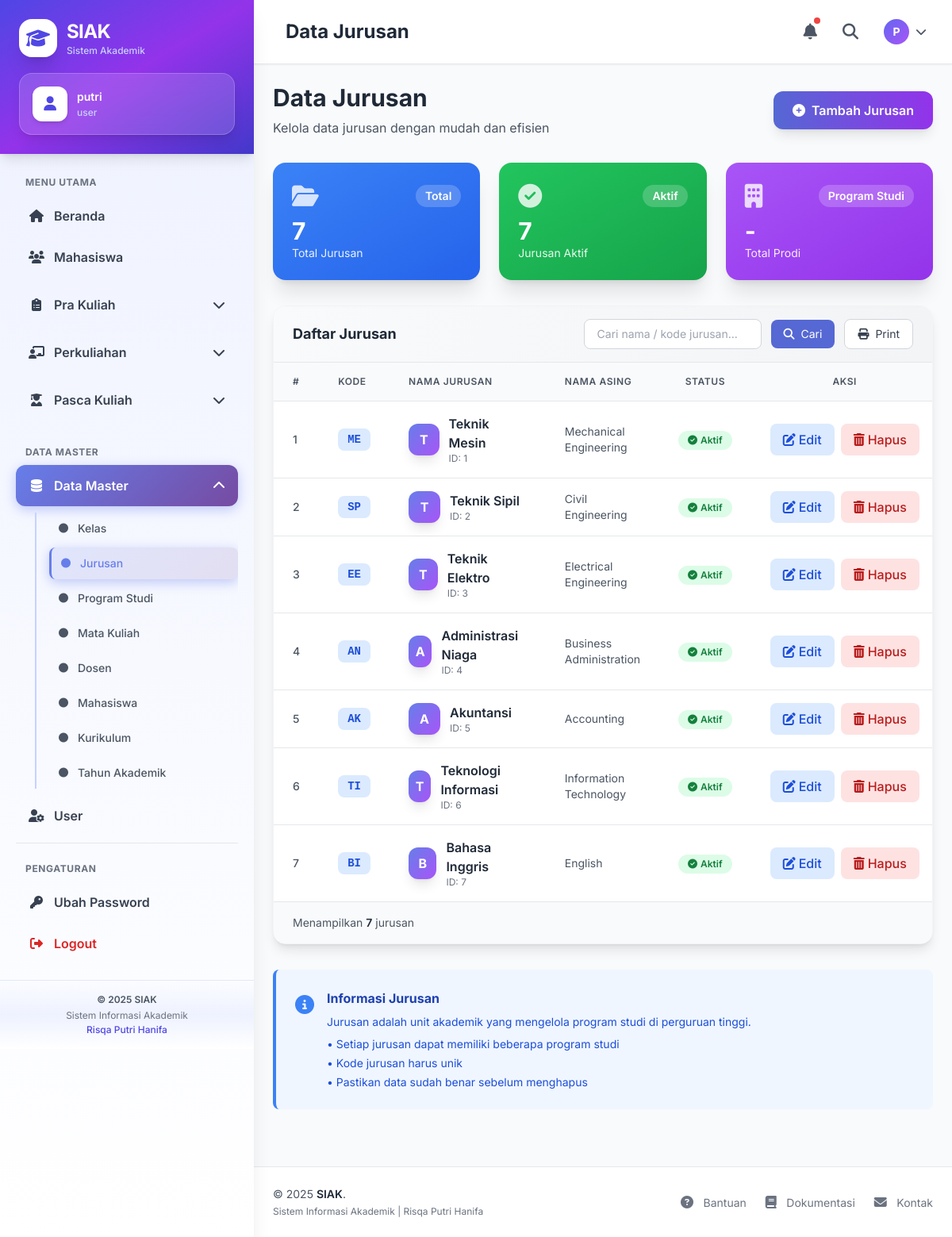
Screenshot of /index.php?page=jurusan (signed in) with the database file from the repository.
### tables this page shows
CREATE TABLE `jurusan` (
  `jurId` smallint(6) NOT NULL,
  `jurKode` varchar(20) DEFAULT NULL,
  `jurNama` varchar(100) NOT NULL DEFAULT '',
  `jurNamaAsing` varchar(100) DEFAULT NULL,
  `jurIsAktif` tinyint(4) DEFAULT 1
);

### models/Jurusan.php (called while the page is built, shortened)
<?php
class Jurusan {
    private $db;
    function __construct($koneksi){
        $this->db = $koneksi;
    }
    function all(){
        return $this->db->query("SELECT * FROM jurusan ORDER BY jurId ASC");
    }
}
?>

### views/jurusan/index.php (the view, shortened to what this page needs)
<?php include "views/layout/header.php"; ?>
<?php include "views/layout/sidebar.php"; ?>
<div class="flex flex-col md:flex-row md:items-center md:justify-between mb-8">
    <div>
        <h1 class="text-3xl font-bold text-gray-800 mb-2">
            Data Jurusan
        </h1>
        <p class="text-gray-600">Kelola data jurusan dengan mudah dan efisien</p>
    </div>
    <a href="index.php?page=jurusan&aksi=tambah" class="mt-4 md:mt-0 inline-flex items-center px-6 py-3 bg-gradient-to-r from-primary-600 to-secondary-600 text-white font-semibold rounded-xl shadow-lg hover:shadow-xl transform hover:-translate-y-1 transition duration-200">
        <i class="fas fa-plus-circle mr-2"></i>
        Tambah Jurusan
    </a>
</div>
<div class="grid grid-cols-1 md:grid-cols-3 gap-6 mb-8">
    <div class="bg-gradient-to-br from-blue-500 to-blue-600 rounded-2xl p-6 text-white shadow-xl">
        <div class="flex items-center justify-between mb-2">
            <i class="fas fa-folder-open text-3xl opacity-80"></i>
            <span class="bg-white/20 px-3 py-1 rounded-full text-sm font-semibold">Total</span>
        </div>
        <p class="text-3xl font-bold"><?= $rows->num_rows ?></p>
        <p class="text-sm opacity-90">Total Jurusan</p>
    </div>
    <div class="bg-gradient-to-br from-green-500 to-green-600 rounded-2xl p-6 text-white shadow-xl">
        <div class="flex items-center justify-between mb-2">
            <i class="fas fa-check-circle text-3xl opacity-80"></i>
            <span class="bg-white/20 px-3 py-1 rounded-full text-sm font-semibold">Aktif</span>
        </div>
        <p class="text-3xl font-bold">
            <?php
            $aktif = 0;
            while($r = $rows->fetch_assoc()) {
                if($r['jurIsAktif']) $aktif++;
            }
            echo $aktif;
            $rows->data_seek(0);
            ?>
        </p>
        <p class="text-sm opacity-90">Jurusan Aktif</p>
    </div>
    <div class="bg-gradient-to-br from-purple-500 to-purple-600 rounded-2xl p-6 text-white shadow-xl">
        <div class="flex items-center justify-between mb-2">
            <i class="fas fa-building text-3xl opacity-80"></i>
            <span class="bg-white/20 px-3 py-1 rounded-full text-sm font-semibold">Program Studi</span>
        </div>
        <p class="text-3xl font-bold">-</p>
        <p class="text-sm opacity-90">Total Prodi</p>
    </div>
</div>
<div class="bg-white rounded-2xl shadow-lg overflow-hidden border border-gray-100">
    <div class="bg-gradient-to-r from-gray-50 to-gray-100 px-6 py-4 border-b border-gray-200">
        <div class="flex items-center justify-between">
            <h3 class="text-lg font-bold text-gray-800">Daftar Jurusan</h3>
            <div class="flex items-center space-x-2">
                <form method="GET" class="flex items-center space-x-3">
                    <input type="text" name="q" value="<?= $_GET['q'] ?? '' ?>"
                        placeholder="Cari nama / kode jurusan..."
                        class="px-4 py-2 border border-gray-300 rounded-lg focus:ring-primary-500
                            focus:border-primary-500 w-56 text-sm">
                    <button type="submit"
                        class="px-4 py-2 bg-primary-600 text-white rounded-lg hover:bg-primary-700 text-sm">
                        <i class="fas fa-search mr-1"></i> Cari
                    </button>
                <button class="px-4 py-2 bg-white border border-gray-300 rounded-lg text-gray-700 hover:bg-gray-50 transition text-sm">
                    <i class="fas fa-print mr-2"></i>Print
                </button>
            </div>
        </div>
    </div>
    <div class="overflow-x-auto">
        <table class="w-full">
            <thead class="bg-gray-50 border-b border-gray-200">
                <tr>
                    <th class="px-6 py-4 text-left text-xs font-semibold text-gray-600 uppercase tracking-wider w-16">#</th>
                    <th class="px-6 py-4 text-left text-xs font-semibold text-gray-600 uppercase tracking-wider">Kode</th>
                    <th class="px-6 py-4 text-left text-xs font-semibold text-gray-600 uppercase tracking-wider">Nama Jurusan</th>
                    <th class="px-6 py-4 text-left text-xs font-semibold text-gray-600 uppercase tracking-wider">Nama Asing</th>
                    <th class="px-6 py-4 text-center text-xs font-semibold text-gray-600 uppercase tracking-wider">Status</th>
                    <th class="px-6 py-4 text-center text-xs font-semibold text-gray-600 uppercase tracking-wider w-48">Aksi</th>
                </tr>
            </thead>
            <tbody class="divide-y divide-gray-200">
                <?php
                $no = 1;
                while($row = $rows->fetch_assoc()):
                ?>
                <tr class="hover:bg-gray-50 transition duration-200">
                    <td class="px-6 py-4 text-sm text-gray-600 font-medium"><?= $no++ ?></td>
                    <td class="px-6 py-4">
                        <span class="inline-flex items-center px-3 py-1 rounded-lg text-sm font-semibold bg-blue-100 text-blue-700 font-mono">
                            <?= htmlspecialchars($row['jurKode']) ?>
                        </span>
                    </td>
                    <td class="px-6 py-4">
                        <div class="flex items-center space-x-3">
                            <div class="w-10 h-10 bg-gradient-to-br from-primary-500 to-secondary-500 rounded-xl flex items-center justify-center text-white font-bold shadow-lg">
                                <?= strtoupper(substr($row['jurNama'], 0, 1)) ?>
                            </div>
                            <div>
                                <p class="font-semibold text-gray-800"><?= htmlspecialchars($row['jurNama']) ?></p>
                                <p class="text-xs text-gray-500">ID: <?= $row['jurId'] ?></p>
                            </div>
                        </div>
                    </td>
                    <td class="px-6 py-4 text-sm text-gray-600">
                        <?= htmlspecialchars($row['jurNamaAsing'] ?: '-') ?>
                    </td>
                    <td class="px-6 py-4 text-center">
                        <?php if($row['jurIsAktif']): ?>
                            <span class="inline-flex items-center px-3 py-1 rounded-full text-xs font-semibold bg-green-100 text-green-700">
                                <i class="fas fa-check-circle mr-1"></i> Aktif
                            </span>
                        <?php else: ?>
                            <span class="inline-flex items-center px-3 py-1 rounded-full text-xs font-semibold bg-gray-100 text-gray-700">
                                <i class="fas fa-times-circle mr-1"></i> Non-Aktif
                            </span>
                        <?php endif; ?>
                    </td>
                    <td class="px-6 py-4">
                        <div class="flex items-center justify-center space-x-2">
                            <a href="index.php?page=jurusan&aksi=edit&id=<?= $row['jurId'] ?>"
                               class="inline-flex items-center px-4 py-2 bg-blue-100 text-blue-700 rounded-lg hover:bg-blue-200 transition duration-200 font-medium"
                               title="Edit">
                                <i class="fas fa-edit mr-1"></i> Edit
                            </a>
                            <a href="index.php?page=jurusan&aksi=delete&id=<?= $row['jurId'] ?>"
                               onclick="return confirm('⚠️ Yakin ingin menghapus jurusan <?= htmlspecialchars($row['jurNama']) ?>?\n\nData yang terkait dengan jurusan ini mungkin akan terpengaruh!')"
                               class="inline-flex items-center px-4 py-2 bg-red-100 text-red-700 rounded-lg hover:bg-red-200 transition duration-200 font-medium"
                               title="Hapus">
                                <i class="fas fa-trash-alt mr-1"></i> Hapus
                            </a>
                        </div>
                    </td>
                </tr>
                <?php endwhile; ?>
            </tbody>
        </table>
    </div>
    <?php if($rows->num_rows > 0): ?>
    <div class="bg-gray-50 px-6 py-4 border-t border-gray-200 flex items-center justify-between">
        <p class="text-sm text-gray-600">
            Menampilkan <span class="font-semibold text-gray-800"><?= $rows->num_rows ?></span> jurusan
        </p>
    </div>
    <?php endif; ?>
</div>
<div class="mt-8 bg-blue-50 border-l-4 border-blue-500 rounded-lg p-6">
    <div class="flex items-start">
        <i class="fas fa-info-circle text-blue-500 text-2xl mr-4 mt-1"></i>
        <div>
            <h4 class="font-bold text-blue-800 mb-2">Informasi Jurusan</h4>
            <p class="text-sm text-blue-700 mb-2">
                Jurusan adalah unit akademik yang mengelola program studi di perguruan tinggi.
            </p>
            <ul class="text-sm text-blue-700 space-y-1">
                <li>• Setiap jurusan dapat memiliki beberapa program studi</li>
                <li>• Kode jurusan harus unik</li>
                <li>• Pastikan data sudah benar sebelum menghapus</li>
            </ul>
        </div>
    </div>
</div>
<?php include "views/layout/footer.php"; ?>

### views/layout/header.php (style rules this page uses)
body { font-family: 'Inter', sans-serif; }
* { transition: all 0.2s ease; }

### rows the page displays
jurusan: jurKode "ME", jurNama "T", jurNama "Teknik Mesin", jurId "1", jurNamaAsing "Mechanical Engineering", jurIsAktif 1 (drawn)
jurusan: jurKode "SP", jurNama "T", jurNama "Teknik Sipil", jurId "2", jurNamaAsing "Civil Engineering", jurIsAktif 1 (drawn)
jurusan: jurKode "EE", jurNama "T", jurNama "Teknik Elektro", jurId "3", jurNamaAsing "Electrical Engineering", jurIsAktif 1 (drawn)
jurusan: jurKode "AN", jurNama "A", jurNama "Administrasi Niaga", jurId "4", jurNamaAsing "Business Administration", jurIsAktif 1 (drawn)
jurusan: jurKode "AK", jurNama "A", jurNama "Akuntansi", jurId "5", jurNamaAsing "Accounting", jurIsAktif 1 (drawn)
jurusan: jurKode "TI", jurNama "T", jurNama "Teknologi Informasi", jurId "6", jurNamaAsing "Information Technology", jurIsAktif 1 (drawn)
jurusan: jurKode "BI", jurNama "B", jurNama "Bahasa Inggris", jurId "7", jurNamaAsing "English", jurIsAktif 1 (drawn)

### other values shown
$_SESSION['user'] "putri"
$_SESSION['grup'] "user"
substr($_SESSION['user'], 0, 1) "P"
$rows->num_rows "7"
$aktif "7"
